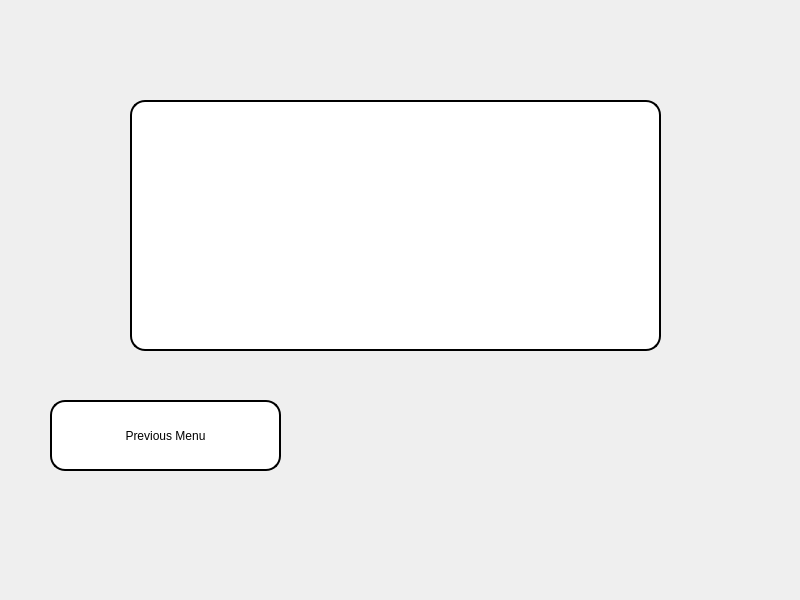
<?xml version="1.0" encoding="UTF-8"?>
<ui version="4.0">
 <class>statsMenu</class>
 <widget class="QMainWindow" name="statsMenu">
  <property name="geometry">
   <rect>
    <x>0</x>
    <y>0</y>
    <width>800</width>
    <height>600</height>
   </rect>
  </property>
  <property name="windowTitle">
   <string>MainWindow</string>
  </property>
  <property name="styleSheet">
   <string notr="true">color:rgb(0, 0, 0);
font: 18pt &quot;Segoe UI&quot;;</string>
  </property>
  <widget class="QWidget" name="centralwidget">
   <widget class="QPlainTextEdit" name="plainTextEdit">
    <property name="geometry">
     <rect>
      <x>130</x>
      <y>100</y>
      <width>531</width>
      <height>251</height>
     </rect>
    </property>
    <property name="styleSheet">
     <string notr="true">color:rgb(0, 0, 0);
background-color:rgb(255, 255, 255);
font: 18pt &quot;Segoe UI&quot;;    border-style: outset;
    border-width: 2px;
    border-radius: 15px; 
    border-color: black;
    padding: 4px;</string>
    </property>
    <property name="plainText">
     <string/>
    </property>
   </widget>
   <widget class="QPushButton" name="pushButton">
    <property name="geometry">
     <rect>
      <x>50</x>
      <y>400</y>
      <width>231</width>
      <height>71</height>
     </rect>
    </property>
    <property name="styleSheet">
     <string notr="true">color:rgb(0, 0, 0);
background-color:rgb(255, 255, 255);
font: 18pt &quot;Segoe UI&quot;;    border-style: outset;
    border-width: 2px;
    border-radius: 15px; 
    border-color: black;
    padding: 4px;</string>
    </property>
    <property name="text">
     <string>Previous Menu</string>
    </property>
   </widget>
   <widget class="QLabel" name="label">
    <property name="geometry">
     <rect>
      <x>0</x>
      <y>0</y>
      <width>811</width>
      <height>641</height>
     </rect>
    </property>
    <property name="styleSheet">
     <string notr="true">background-image: url(:/photos/background.jpg);</string>
    </property>
    <property name="text">
     <string/>
    </property>
    <property name="pixmap">
     <pixmap resource="newRc.qrc">:/photos/background.jpg</pixmap>
    </property>
    <property name="scaledContents">
     <bool>true</bool>
    </property>
   </widget>
   <zorder>label</zorder>
   <zorder>plainTextEdit</zorder>
   <zorder>pushButton</zorder>
  </widget>
 </widget>
 <resources>
  <include location="newRc.qrc"/>
 </resources>
 <connections/>
</ui>
